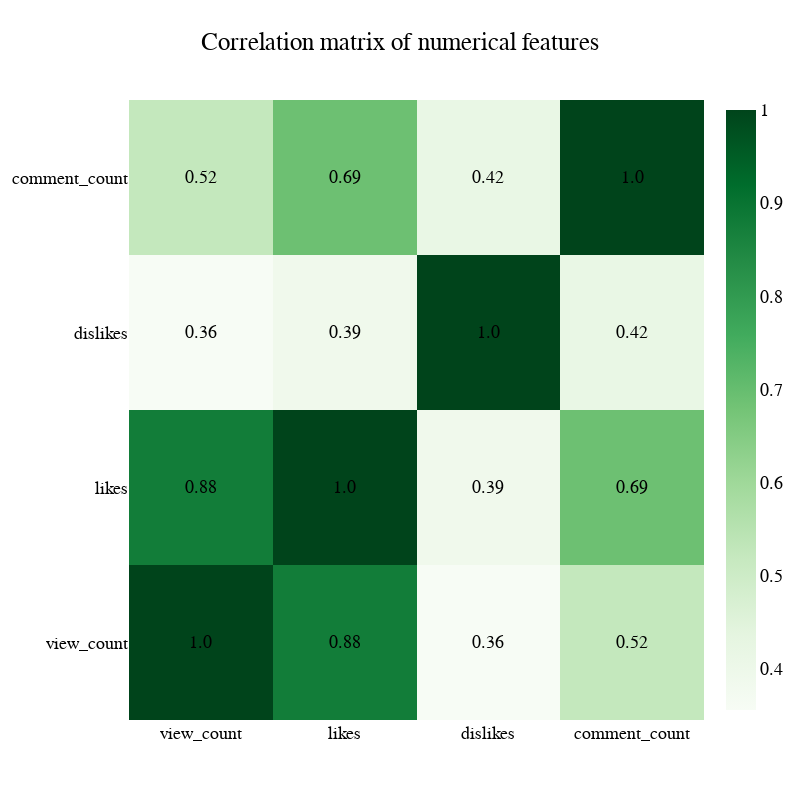

The notebook cell saved with this chart:
### Code cell
# use plotly go.Figure to visualize the correlation matrix
import plotly.graph_objects as go

fig = go.Figure(data=go.Heatmap(
    z=pearson_corr[0].toArray(),
    x=numeric_features,
    y=numeric_features,
    colorscale='Greens'))

# add labels with values
for i in range(len(numeric_features)):
    for j in range(len(numeric_features)):
        fig.add_annotation(
            x=i, y=j,
            text=str(round(pearson_corr[0].toArray()[i][j], 2)),
            showarrow=False)

# change style of labels to Monospace white font with black outline
fig.update_yaxes(tickfont=dict(color='black', family='Courier New, monospace', size=18))
fig.update_xaxes(tickfont=dict(color='black', family='Courier New, monospace', size=18))

fig.update_layout(
    title="Correlation matrix of numerical features",
    title_x=0.5,
    width=800,
    height=800,
    # change label font
    font=dict(
        family="Courier New, monospace",
        size=18,
        color="black"
    )
)

fig.show()

### Figure 1 — Plotly figure (JSON) as saved in the notebook; plotly's stock layout.template omitted (floating-point values rounded to 4 significant figures)
{"data": [{"colorscale": [[0, "rgb(247,252,245)"], [0.125, "rgb(229,245,224)"], [0.25, "rgb(199,233,192)"], [0.375, "rgb(161,217,155)"], [0.5, "rgb(116,196,118)"], [0.625, "rgb(65,171,93)"], [0.75, "rgb(35,139,69)"], [0.875, "rgb(0,109,44)"], [1, "rgb(0,68,27)"]], "type": "heatmap", "x": ["view_count", "likes", "dislikes", "comment_count"], "y": ["view_count", "likes", "dislikes", "comment_count"], "z": [[1, 0.8775, 0.3555, 0.5226], [0.8775, 1, 0.3889, 0.6891], [0.3555, 0.3889, 1, 0.4174], [0.5226, 0.6891, 0.4174, 1]]}], "layout": {"annotations": [{"showarrow": false, "text": "1.0", "x": 0, "y": 0}, {"showarrow": false, "text": "0.88", "x": 0, "y": 1}, {"showarrow": false, "text": "0.36", "x": 0, "y": 2}, {"showarrow": false, "text": "0.52", "x": 0, "y": 3}, {"showarrow": false, "text": "0.88", "x": 1, "y": 0}, {"showarrow": false, "text": "1.0", "x": 1, "y": 1}, {"showarrow": false, "text": "0.39", "x": 1, "y": 2}, {"showarrow": false, "text": "0.69", "x": 1, "y": 3}, {"showarrow": false, "text": "0.36", "x": 2, "y": 0}, {"showarrow": false, "text": "0.39", "x": 2, "y": 1}, {"showarrow": false, "text": "1.0", "x": 2, "y": 2}, {"showarrow": false, "text": "0.42", "x": 2, "y": 3}, {"showarrow": false, "text": "0.52", "x": 3, "y": 0}, {"showarrow": false, "text": "0.69", "x": 3, "y": 1}, {"showarrow": false, "text": "0.42", "x": 3, "y": 2}, {"showarrow": false, "text": "1.0", "x": 3, "y": 3}], "font": {"color": "black", "family": "Courier New, monospace", "size": 18}, "height": 800, "title": {"text": "Correlation matrix of numerical features", "x": 0.5}, "width": 800, "xaxis": {"tickfont": {"color": "black", "family": "Courier New, monospace", "size": 18}}, "yaxis": {"tickfont": {"color": "black", "family": "Courier New, monospace", "size": 18}}}}
